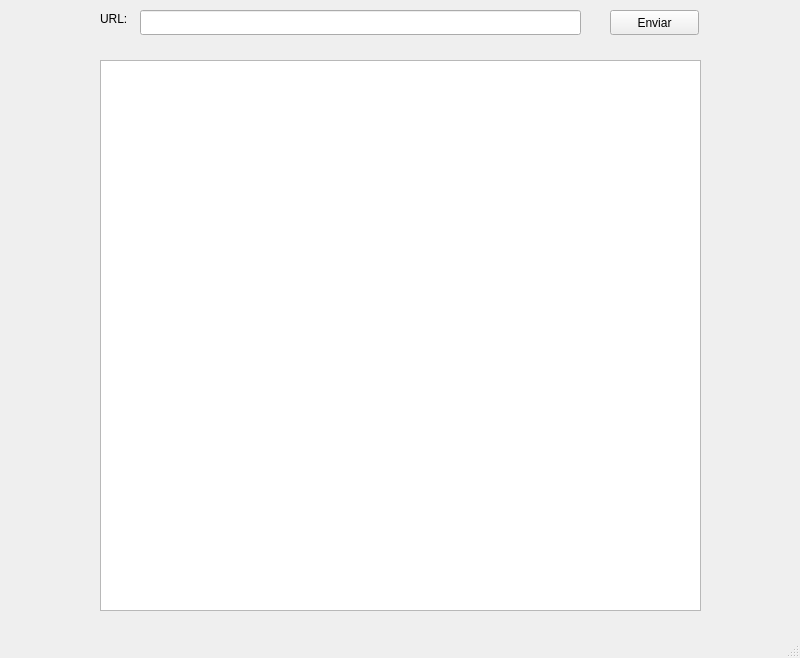
<?xml version="1.0" encoding="UTF-8"?>
<ui version="4.0">
 <class>SpiderWindow</class>
 <widget class="QMainWindow" name="SpiderWindow">
  <property name="geometry">
   <rect>
    <x>0</x>
    <y>0</y>
    <width>800</width>
    <height>658</height>
   </rect>
  </property>
  <property name="windowTitle">
   <string>MainWindow</string>
  </property>
  <widget class="QWidget" name="centralwidget">
   <widget class="QLineEdit" name="urlEdit">
    <property name="geometry">
     <rect>
      <x>140</x>
      <y>10</y>
      <width>441</width>
      <height>25</height>
     </rect>
    </property>
   </widget>
   <widget class="QPushButton" name="crawlButton">
    <property name="geometry">
     <rect>
      <x>610</x>
      <y>10</y>
      <width>89</width>
      <height>25</height>
     </rect>
    </property>
    <property name="styleSheet">
     <string notr="true"/>
    </property>
    <property name="text">
     <string>Enviar</string>
    </property>
   </widget>
   <widget class="QLabel" name="label">
    <property name="geometry">
     <rect>
      <x>100</x>
      <y>10</y>
      <width>67</width>
      <height>17</height>
     </rect>
    </property>
    <property name="text">
     <string>URL:</string>
    </property>
   </widget>
   <widget class="QPlainTextEdit" name="plainTextEdit">
    <property name="geometry">
     <rect>
      <x>100</x>
      <y>60</y>
      <width>601</width>
      <height>551</height>
     </rect>
    </property>
   </widget>
  </widget>
  <widget class="QStatusBar" name="statusbar"/>
 </widget>
 <resources/>
 <connections/>
</ui>
